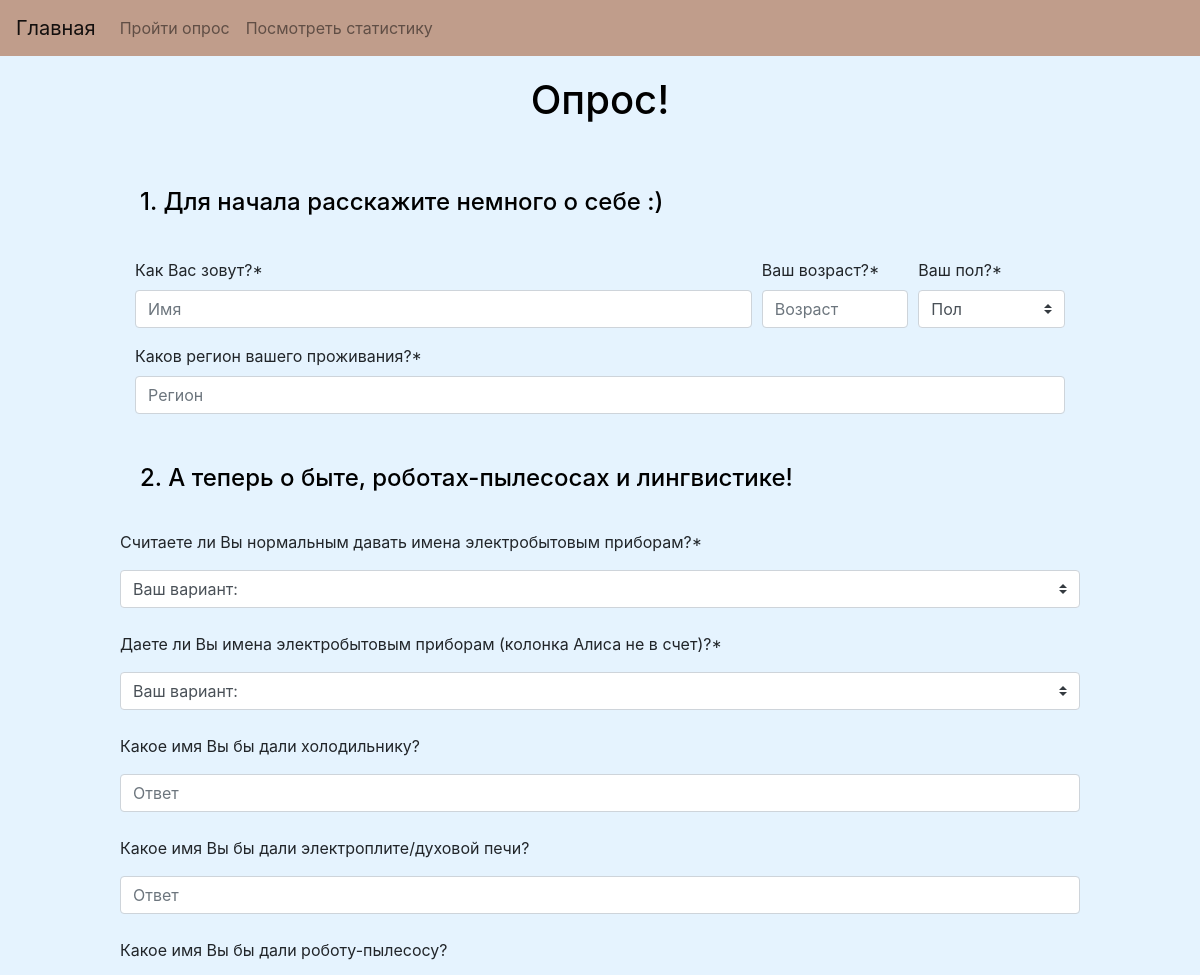
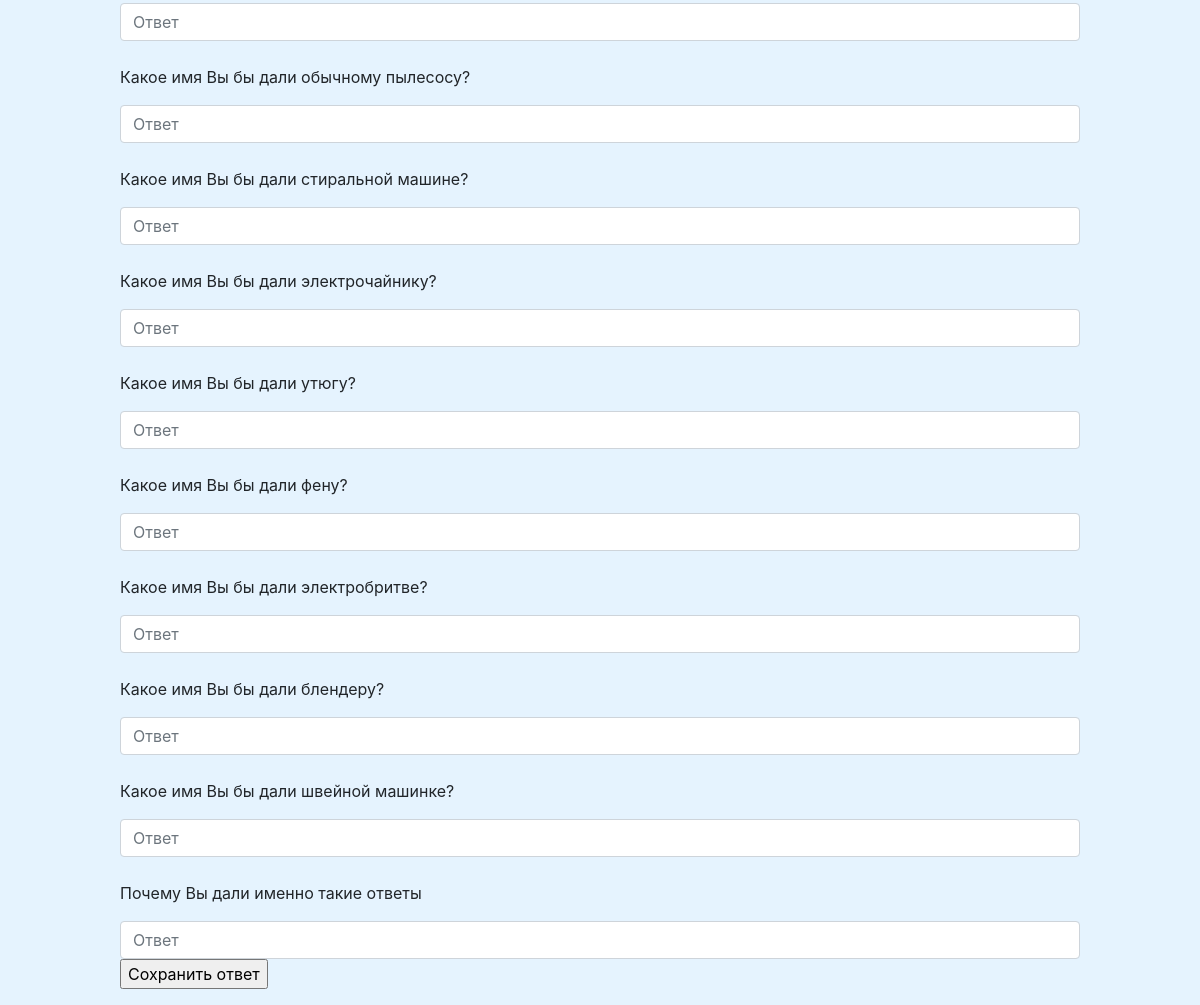
The app's page /opros with its own data (2 pictures, top to bottom).
### hw5_result.py (models this page shows)
class Questions(db.Model):
    __tablename__ = "questions"
    question_id = db.Column('question_id', db.Integer, primary_key=True)
    question_text = db.Column('question_text', db.Text, unique=True)

### hw5_result.py (the view)
@app.route('/opros')
def question_page():
    questions = Questions.query.all()
    return render_template(
        'opros.html',
        questions=questions
    )

### templates/opros.html (shortened to what this page needs)
{% extends 'base.html' %}
{% block content %}
    <h1>{% block title %} Опрос! {% endblock %}</h1>
{% endblock %}
{% block text_description %}
    <form class="container" action="/process">
        <h4><br>
            1. Для начала расскажите немного о себе :)<br>
            <br>
        </h4>
        <div class="form-row">
            <div class="col">
                <label>Как Вас зовут?*</label>
                <input type="text" class="form-control" id="validationServer01" placeholder="Имя" name="Name" required>
            </div>
            <div class="form-group col-md-2">
                <label>Ваш возраст?*</label>
                <input type="text" class="form-control" id="validationServer03" placeholder="Возраст" name="Age" required>
            </div>
            <div class="form-group col-md-2">
                <label>Ваш пол?*</label>
                    <select class="custom-select" id="validationServer04" name="Sex" required>
                        <option selected>Пол</option>
                    </select>
            </div>
        </div>
        <div class="form-row">
            <div class="form-group col">
                <label>Каков регион вашего проживания?*</label>
                <input type="text" class="form-control" id="validationServer06" placeholder="Регион" name="Region" required>
            </div>
        </div>
        <h4><br>
            2. А теперь о быте, роботах-пылесосах и лингвистике!
            <br>
        </h4>        {% for question in questions %}
            <div class="row">
                <p class="col-sm-15"><br>{{question.question_text}}<br></p>
                {% if question.question_text.startswith('Какое') %}
                    <input type="text" class="form-control" id="validationServer08" placeholder="Ответ" name="q{{ question.question_id }}">
                {% elif question.question_text.startswith('Почему') %}
                    <input type="text" class="form-control" placeholder="Ответ" name="q{{ question.question_id }}">
                {% elif question.question_text.startswith('Считаете') %}
					<table class="col-md-8">
                        <select class="custom-select" name="q{{ question.question_id }}" required>
                            <option selected>Ваш вариант:</option>
                        </select>
                        <br>
					</table>
                {% else %}
					<table class="col-md-8">
                        <select class="custom-select" name="q{{ question.question_id }}" required>
                            <option selected>Ваш вариант:</option>
                        </select>
                        <br>
					</table>
                {% endif %}
            </div>
        {% endfor %}
			<div class="row">
				<input class="submit" type="submit" name="submit" value="Сохранить ответ">
			</div>
		</form>
{% endblock %}

### templates/base.html (shortened to what this page needs)
<!DOCTYPE html>
<html lang="en">
<head>
    <link rel="stylesheet" href="https://cdn.jsdelivr.net/npm/bootstrap@4.5.3/dist/css/bootstrap.min.css">
        <link rel="stylesheet" href="{{ url_for('static', filename= 'css/style.css') }}">
</head>
<body>
    <nav class="navbar navbar-expand-lg navbar navbar-light" style="background-color: #C09D8B;">
      <a class="navbar-brand" href="/main_page">Главная</a>
      <div class="collapse navbar-collapse" id="navbarNavAltMarkup">
        <div class="navbar-nav">
          <a class="nav-link" href="/opros">Пройти опрос</a>
          <a class="nav-link" href="/statistics">Посмотреть статистику</a>
        </div>
      </div>
    </nav>
    <div style="margin: 10px 10%">
        {% block content %} {% endblock %}
    </div>
    <div style="margin: 5px 10%">
        <p>{% block text_description %} {% endblock %}</p>
    </div>
</body>
</html>

### static/style.css (style rules this page uses)
body { background: #E5F3FE; }
h1 { color: black; text-align: center; padding: 10px; }
h4 { color: black; text-align: left; padding: 5px; }

### records on screen
Questions: question_text "Считаете ли Вы нормальным давать имена электробытовым приборам?*", q1 "Ваш вариант:"
Questions: question_text "Даете ли Вы имена электробытовым приборам (колонка Алиса не в счет)?*", q2 "Ваш вариант:"
Questions: question_text "Какое имя Вы бы дали холодильнику?"
Questions: question_text "Какое имя Вы бы дали электроплите/духовой печи?"
Questions: question_text "Какое имя Вы бы дали роботу-пылесосу?"
Questions: question_text "Какое имя Вы бы дали обычному пылесосу?"
Questions: question_text "Какое имя Вы бы дали стиральной машине?"
Questions: question_text "Какое имя Вы бы дали электрочайнику?"
Questions: question_text "Какое имя Вы бы дали утюгу?"
Questions: question_text "Какое имя Вы бы дали фену?"
Questions: question_text "Какое имя Вы бы дали электробритве?"
Questions: question_text "Какое имя Вы бы дали блендеру?"
Questions: question_text "Какое имя Вы бы дали швейной машинке?"
Questions: question_text "Почему Вы дали именно такие ответы"
